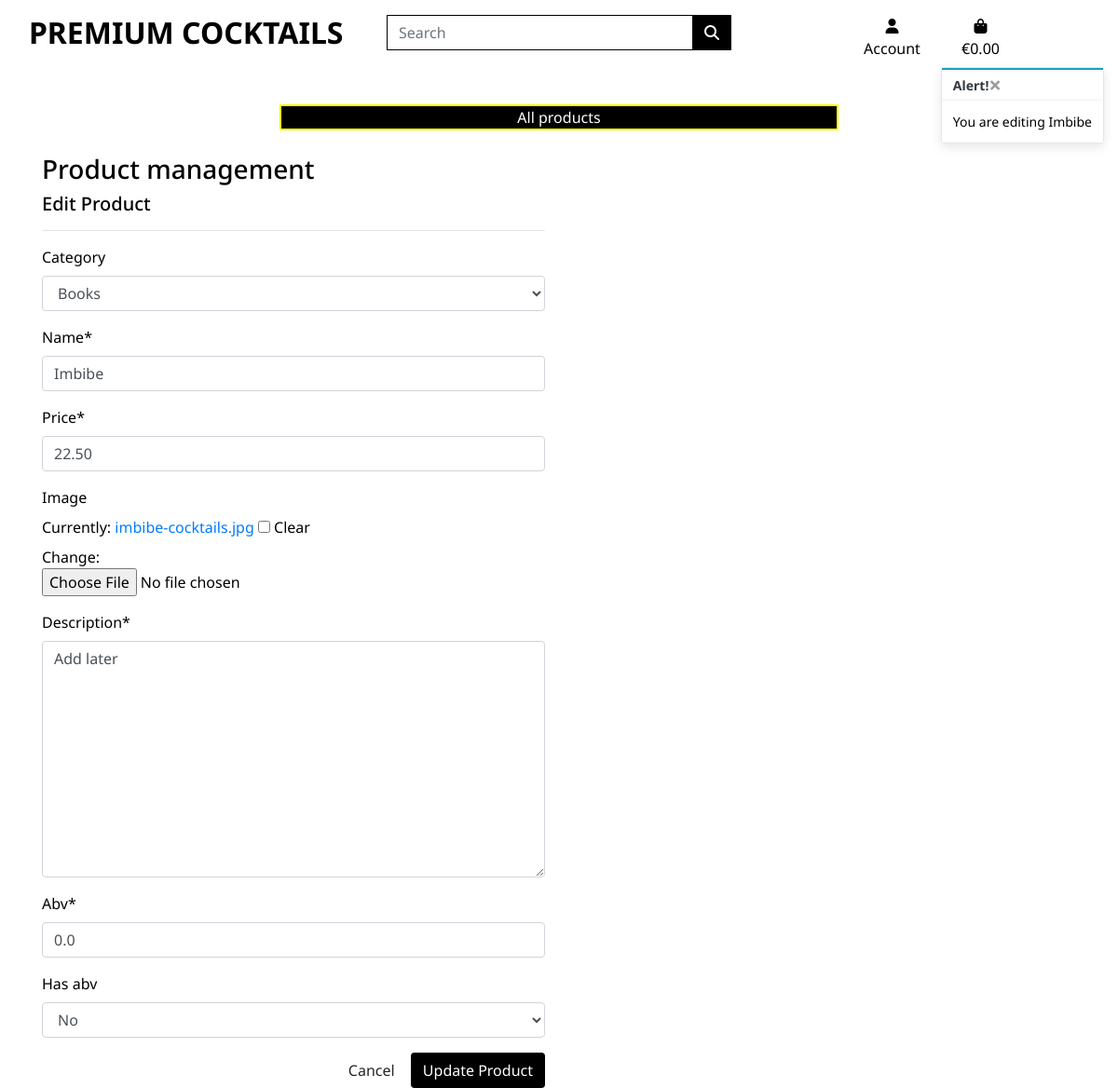
The page /products/edit/1 on the database its author committed.
### products/models.py (models this page shows, shortened)
class Product(models.Model):
    category = models.ForeignKey('Category', null=True, blank=True, on_delete=models.SET_NULL)
    name = models.CharField(max_length=150)
    price = models.DecimalField(max_digits=6, decimal_places=2)
    image = models.ImageField(null=True, blank=True)
    description = models.TextField()
    abv = models.DecimalField(max_digits=3, decimal_places=1)
    has_abv = models.BooleanField(default=False, null=True, blank=True)

### products/views.py (the view, shortened to what this page needs)
# urls.py: path('edit/<int:product_id>', views.edit_product, name='edit_product'),
def edit_product(request, product_id):
    product = get_object_or_404(Product, pk=product_id)
    form = ProductForm(instance=product)
    messages.info(request, f'You are editing {product.name}')
    template = 'products/edit_product.html'
    context = {
        'form': form,
        'product': product,
    }
    return render(request, template, context)

### products/forms.py
class ProductForm(forms.ModelForm):
    class Meta:
        model = Product
        fields = '__all__'

### basket/contexts.py (called while the page is built, shortened)
def basket_content(request):
    basket_items = []
    total = 0
    product_count = 0
    basket = request.session.get('basket', {})
    context = {
        'basket_items': basket_items,
        'total': total,
        'product_count': product_count,
        'grand_total': total,
    }
    return context

### products/models.py (called while the page is built)
    def __str__(self):
        return self.title

### products/templates/products/edit_product.html (shortened to what this page needs)
{% extends "base.html" %}
{% load static %}
{% block content %}
    <div class="overlay"></div>
    <div class="container">
        <div class="row">
            <div class="col-12 col-md-6">
                <h3 class="text-black">Product management</h3>
                <h5>Edit Product</h5>
                <hr>
            </div>
        </div>
        <div class="row">
            <div class="col-12 col-md-6">
                <form method="POST" action="{% url 'edit_product' product.id %}" class="form" enctype="multipart/form-data">
                    {{ form|crispy }}
                    <div class="text-right">
                        <a class="btn btn-outline-black" href="{% url 'products' %}">Cancel</a>
                        <button class="btn btn-black" type="submit">Update Product</button>
                    </div>
                </form>
            </div>
       </div>
    </div>
{% endblock %}

### static/css/base.css (style rules this page uses)
html { height: 100%; }
body { background: url('/media/homepage-background.jpg') no-repeat center center; background-size: cover; margin-top: 165px; font-family: 'Noto Sans', sans-serif; color: black; }
.text-black { color: #000 !important; }
.btn-black { background-color: #000; color: white; }
.overlay { height:100%; width: 100%; top: 0; left: 0; position: fixed; background-color: white; z-index: -1; }

### rows shown on the page
Product: category "Books", name "Imbibe", price "22.50", description "Add later", abv "0.0", has_abv "No"

### other values the page prints
{{ message }} "You are editing Imbibe"
